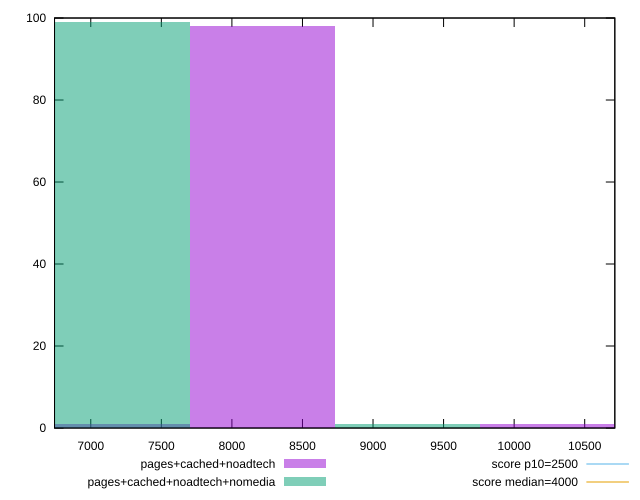

The gnuplot source for this figure:
reset

$pagesCachedNoadtech <<EOF
10272.367081024324 1
8217.89366481946 98
7190.656956717027 1
EOF

$pagesCachedNoadtechNomedia <<EOF
9245.130372921893 1
7190.656956717027 99
EOF

set key outside below
set boxwidth 1027.2367081024324
set xrange [6743.173000000001:10713.421000000002]
set yrange [0:100]
set trange [0:100]
set style fill transparent solid 0.5 noborder

set parametric
set terminal svg size 640, 500 enhanced background rgb 'white'
set output "report_00019_2021-02-10T18-14-37.922Z//largest-contentful-paint/comparison/histogram/2_vs_3.svg"

plot $pagesCachedNoadtech title "pages+cached+noadtech" with boxes, \
     $pagesCachedNoadtechNomedia title "pages+cached+noadtech+nomedia" with boxes, \
     2500,t title "score p10=2500", \
     4000,t title "score median=4000"

reset
